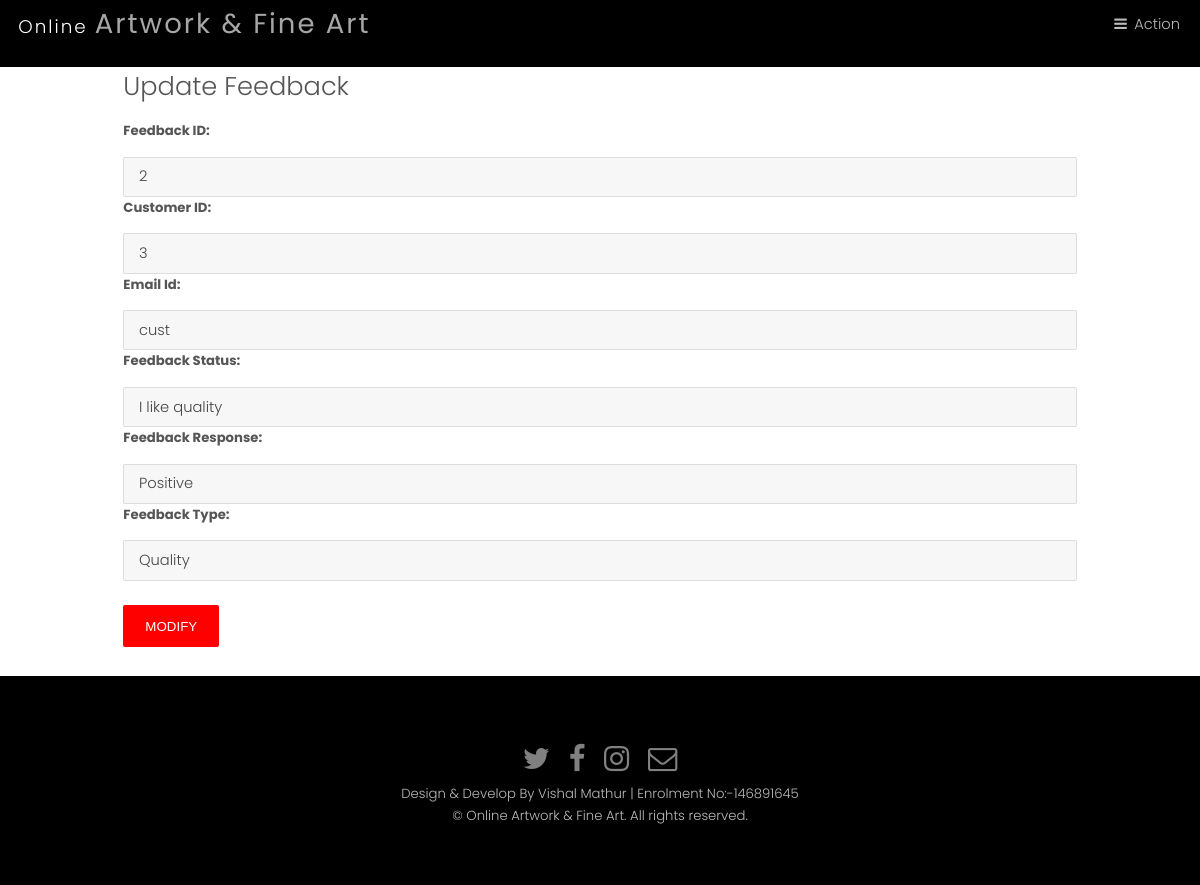
The app's page /admin/modify_feedback.php?id=2 with its own data.
### tables this page shows
CREATE TABLE `feedback_info` (
  `feed_id` int(10) NOT NULL,
  `cust_id` int(10) NOT NULL,
  `email_id` varchar(50) NOT NULL,
  `Feed_Status` varchar(50) NOT NULL,
  `Feed_Response` varchar(50) NOT NULL,
  `Feed_type` varchar(50) NOT NULL
);

### admin/modify_feedback.php (the view, shortened to what this page needs)
<?php include("header/header.php"); ?>
		<div class="back-img back-img1">
<div class="container divform">
<?php
$r= $_GET['id'];
$s=mysqli_query($con, "select * from feedback_info where feed_id=$r");
while($row=mysqli_fetch_array($s)){
?>
		<h2>Update Feedback</h2>
	<form action="" method="post" name="f1" enctype="multipart/form-data">
		<div class="form-group">
			<label for="artid">Feedback ID:</label>
			<input type="text" class="form-control" id="artid" name="ai1" readonly value="<?php echo $row[0];?>">
		</div>
		<div class="form-group">
			<label for="artnm">Customer ID:</label>
			<input type="text" class="form-control" id="artnm" name="a1" readonly value="<?php echo $row[1];?>">
		</div>
		<div class="form-group">
			<label for="sel1">Email Id:</label>
			<input type="text" class="form-control" id="sel1" name="a2"  readonly value="<?php echo $row[2];?>">
		</div>
		<div class="form-group">
			<label for="pr">Feedback Status:</label>
			<input type="text" class="form-control" id="pr" name="a3"  value="<?php echo $row[3];?>" required>
		</div>
		<div class="form-group">
			<label for="dis">Feedback Response:</label>
			<input type="text" class="form-control" id="dis" name="a4"  value="<?php echo $row[4];?>" required>
		</div>
		<div class="form-group">
			<label for="ph">Feedback Type:</label>
			<input type="text" class="form-control" id="ph" name="a5"  value="<?php echo $row[5];?>" required>
		</div>
	<br/>
		<button type="submit" class="button special-red" name="sub">Modify</button>
	</form>
<?php } ?>
				</div>
			</div>
<?php include("../footer/footer.php"); ?>

### assets/css/main.css (style rules this page uses)
html, body, div, span, applet, object, iframe, h1, h2, h3, h4, h5, h6, p, blockquote, pre, a, abbr, acronym, address, big, cite, code, del, dfn, em, img, ins, kbd, q, s, samp, small, strike, strong, sub, sup, tt, var, b, u, i, center, dl, dt, dd, ol, ul, li, fieldset, form, label, legend, table, caption, tbody, tfoot, thead, tr, th, td, article, aside, canvas, details, embed, figure, figcaption, footer, header, hgroup, menu, nav, output, ruby, section, summary, time, mark, audio, video { margin: 0; padding: 0; border: 0; font-size: 100%; font: inherit; vertical-align: baseline; }
body { line-height: 1; }
body { -webkit-text-size-adjust: none; }
*, *:before, *:after { -moz-box-sizing: border-box; -webkit-box-sizing: border-box; box-sizing: border-box; }
.container { margin-left: auto; margin-right: auto; }
.container { width: 80rem; }
@media screen and (max-width: 1680px) { .container { width: 80rem; } }
@media screen and (max-width: 1280px) { .container { width: 65rem; } }
body { -ms-overflow-style: scrollbar; }
body { background: #fff; }
html { font-size: 13pt; }
@media screen and (max-width: 1680px) { html { font-size: 11pt; } }
@media screen and (max-width: 1280px) { html { font-size: 11pt; } }
body { background-color: #fff; color: #444; }
body, input, select, textarea { font-family: "Poppins", sans-serif; font-weight: 300; font-size: 1rem; line-height: 1.65; }
h1, h2, h3, h4, h5, h6 { font-weight: 300; line-height: 1.5; margin: 0 0 1rem 0; }
h2 { font-size: 1.75rem; }
input, select, textarea { color: #555; }
h1, h2, h3, h4, h5, h6 { color: #555; }
input[type="submit"], input[type="reset"], input[type="button"], button, .button { -moz-appearance: none; -webkit-appearance: none; -ms-appearance: none; appearance: none; -moz-transition: background-color 0.2s ease-in-out, color 0.2s ease-in-out; -webkit-transition: background-color 0.2s ease-in-out, color 0.2s ease-in-out; -ms-transition: background-color 0.2s ease-in-out, color 0.2s ease-in-out; transition: background-color 0.2s ease-in-out, color 0.2s ease-in-out; border-radius: 2px; border: 0; cursor: pointer; display: inline-block; font-weight: 300; height: 2.85rem; line-height: 2.95rem; padding: 0 1.5rem; text-align: center; text-decoration: none; text-transform: uppercase; white-space: nowrap; }
input[type="submit"], input[type="reset"], input[type="button"], button, .button { background-color: #f2f2f2; color: #000 !important; }
form { margin: 0 0 2rem 0; }
label { display: block; font-size: 0.9rem; font-weight: 700; margin: 0 0 1rem 0; }
input[type="text"], input[type="password"], input[type="email"], select, textarea { -moz-appearance: none; -webkit-appearance: none; -ms-appearance: none; appearance: none; border-radius: 2px; border: none; border: solid 1px; color: inherit; display: block; outline: 0; padding: 0 1rem; text-decoration: none; width: 100%; }
input[type="text"], input[type="password"], input[type="email"], select { height: 2.75rem; }
label { color: #555; }
input[type="text"], input[type="password"], input[type="email"], select, textarea { background: rgba(144, 144, 144, 0.075); border-color: rgba(144, 144, 144, 0.25); }
.back-img { background-repeat: no-repeat !important; background-attachment: fixed !important; }
.button.special-red { background-color: red !important; color: #ffffff !important; }

### records on screen
feedback_info: ai1 "2", a1 "3", a2 "cust", a3 "I like quality", a4 "Positive", a5 "Quality"
